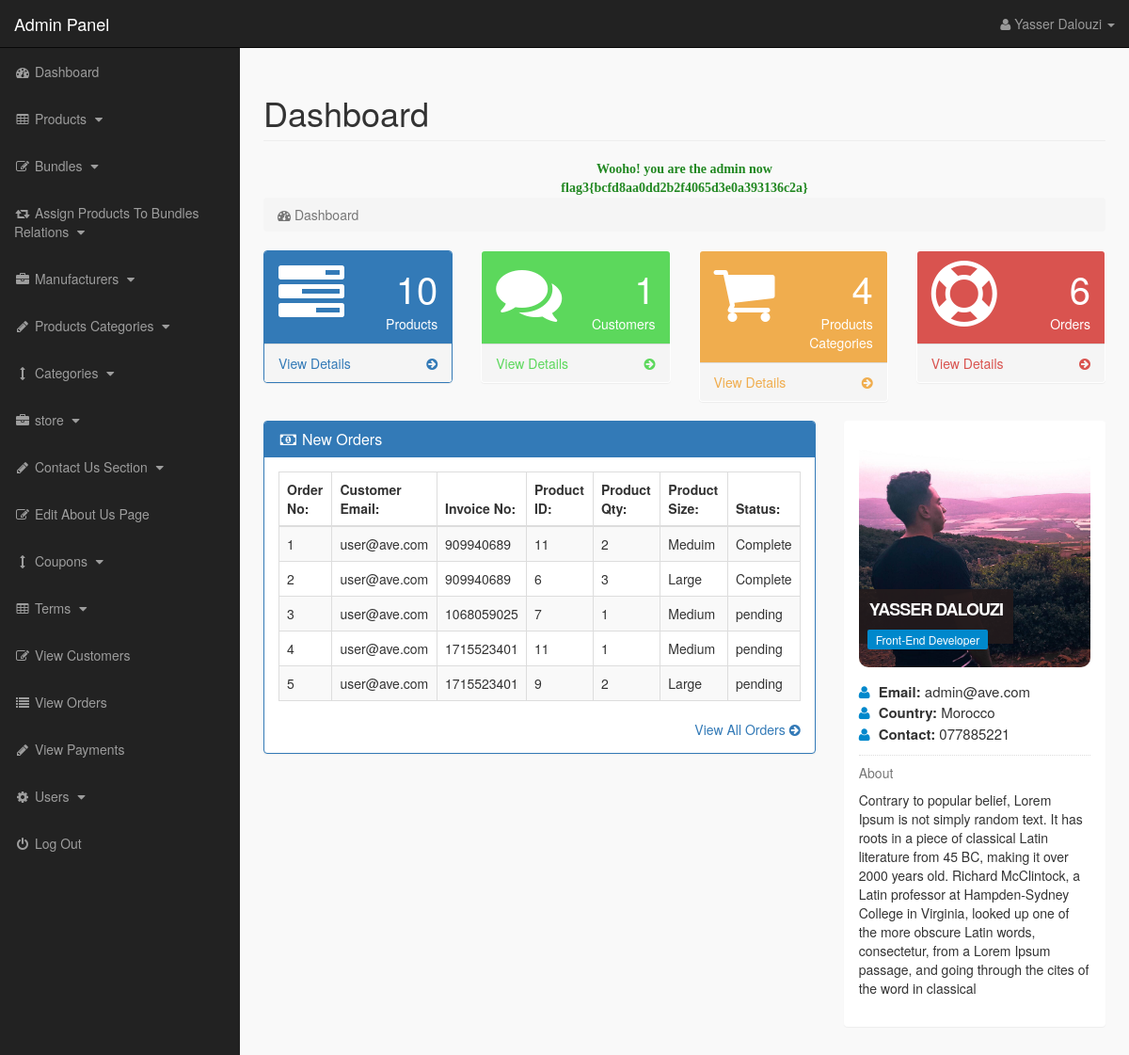
Before: /admin_area/index.php?dashboard (signed in) with the older database file.
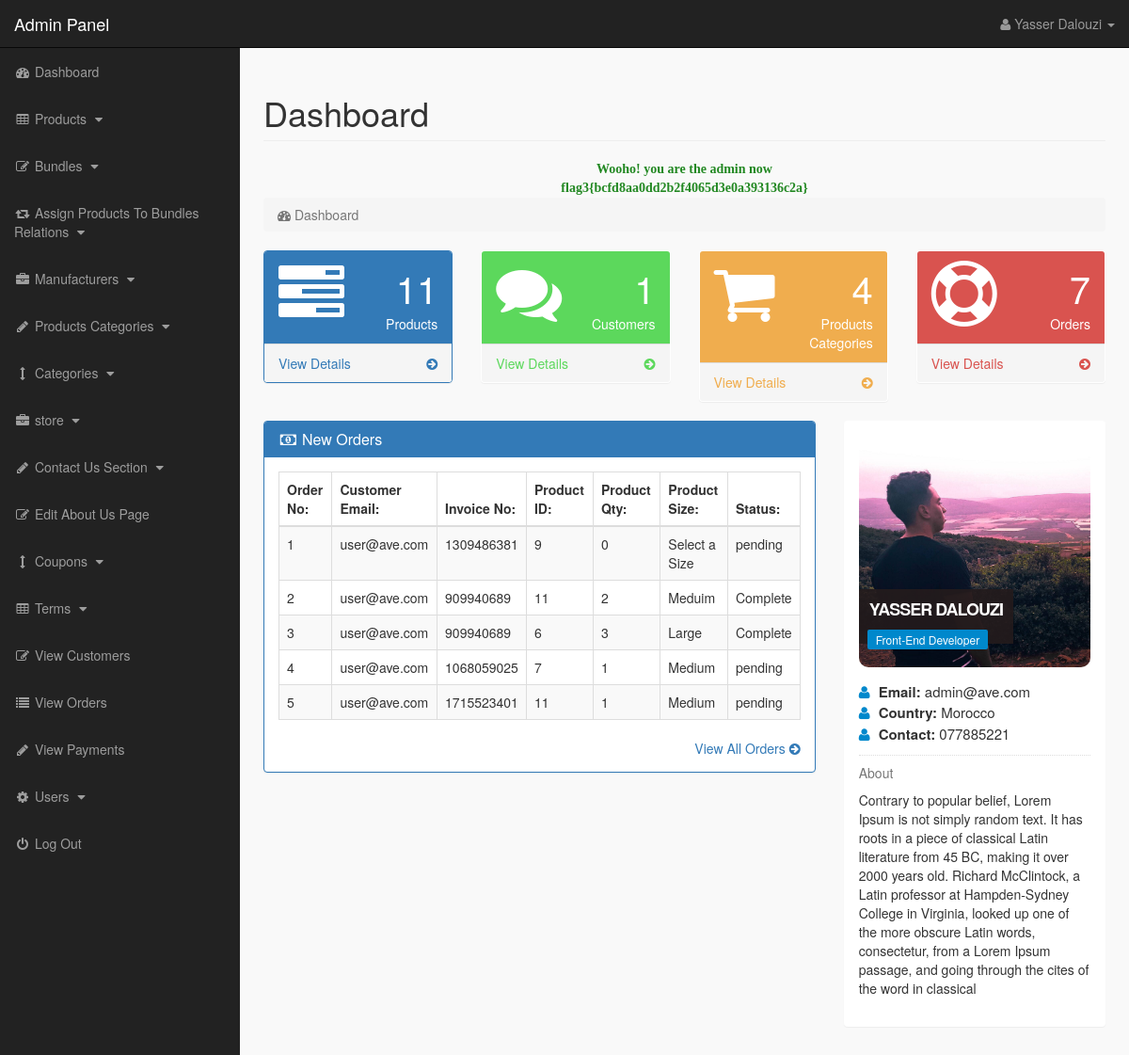
After: the same page with the newer database file.
### tables this page shows
CREATE TABLE `pending_orders` (
  `order_id` int(10) NOT NULL,
  `customer_id` int(10) NOT NULL,
  `invoice_no` int(10) NOT NULL,
  `product_id` text NOT NULL,
  `qty` int(10) NOT NULL,
  `size` text NOT NULL,
  `order_status` text NOT NULL
);

CREATE TABLE `customers` (
  `customer_id` int(10) NOT NULL,
  `customer_name` varchar(255) NOT NULL,
  `customer_email` varchar(255) NOT NULL,
  `customer_pass` varchar(255) NOT NULL,
  `customer_country` text NOT NULL,
  `customer_city` text NOT NULL,
  `customer_contact` varchar(255) NOT NULL,
  `customer_address` text NOT NULL,
  `customer_image` text NOT NULL,
  `customer_ip` varchar(255) NOT NULL,
  `customer_confirm_code` text NOT NULL
);

### admin_area/dashboard.php (the view, shortened to what this page needs)
<?php
if(!isset($_SESSION['admin_email'])){
echo "<script>window.open('login.php','_self')</script>";
}
else {
?>
<div class="row">
<div class="col-lg-12">
<h1 class="page-header">Dashboard</h1>
<?php
include('../cyber.php');
?>
<ol class="breadcrumb">
<li class="active">
<i class="fa fa-dashboard"></i> Dashboard
</li>
</ol>
</div>
</div>
<div class="row">
<div class="col-lg-3 col-md-6">
<div class="panel panel-primary">
<div class="panel-heading">
<div class="row">
<div class="col-xs-3">
<i class="fa fa-tasks fa-5x"> </i>
</div>
<div class="col-xs-9 text-right">
<div class="huge"> <?php echo $count_products; ?> </div>
<div>Products</div>
</div>
</div>
</div>
<a href="index.php?view_products">
<div class="panel-footer">
<span class="pull-left"> View Details </span>
<span class="pull-right"> <i class="fa fa-arrow-circle-right"></i> </span>
<div class="clearfix"></div>
</div>
</a>
</div>
</div>
<div class="col-lg-3 col-md-6">
<div class="panel panel-green">
<div class="panel-heading">
<div class="row">
<div class="col-xs-3">
<i class="fa fa-comments fa-5x"> </i>
</div>
<div class="col-xs-9 text-right">
<div class="huge"> <?php echo $count_customers; ?> </div>
<div>Customers</div>
</div>
</div>
</div>
<a href="index.php?view_customers">
<div class="panel-footer">
<span class="pull-left"> View Details </span>
<span class="pull-right"> <i class="fa fa-arrow-circle-right"></i> </span>
<div class="clearfix"></div>
</div>
</a>
</div>
</div>
<div class="col-lg-3 col-md-6">
<div class="panel panel-yellow">
<div class="panel-heading">
<div class="row">
<div class="col-xs-3">
<i class="fa fa-shopping-cart fa-5x"> </i>
</div>
<div class="col-xs-9 text-right">
<div class="huge"> <?php echo $count_p_categories; ?> </div>
<div>Products Categories</div>
</div>
</div>
</div>
<a href="index.php?view_p_cats">
<div class="panel-footer">
<span class="pull-left"> View Details </span>
<span class="pull-right"> <i class="fa fa-arrow-circle-right"></i> </span>
<div class="clearfix"></div>
</div>
</a>
</div>
</div>
<div class="col-lg-3 col-md-6">
<div class="panel panel-red">
<div class="panel-heading">
<div class="row">
<div class="col-xs-3">
<i class="fa fa-support fa-5x"> </i>
</div>
<div class="col-xs-9 text-right">
<div class="huge"> <?php echo $count_pending_orders; ?> </div>
<div>Orders</div>
</div>
</div>
</div>
<a href="index.php?view_orders">
<div class="panel-footer">
<span class="pull-left"> View Details </span>
<span class="pull-right"> <i class="fa fa-arrow-circle-right"></i> </span>
<div class="clearfix"></div>
</div>
</a>
</div>
</div>
</div>
<div class="row" >
<div class="col-lg-8" >
<div class="panel panel-primary" >
<div class="panel-heading" >
<h3 class="panel-title" >
<i class="fa fa-money fa-fw" ></i> New Orders
</h3>
</div>
<div class="panel-body" >
<div class="table-responsive" >
<table class="table table-bordered table-hover table-striped" >
<thead>
<tr>
<th>Order No:</th>
<th>Customer Email:</th>
<th>Invoice No:</th>
<th>Product ID:</th>
<th>Product Qty:</th>
<th>Product Size:</th>
<th>Status:</th>
</tr>
</thead>
<tbody>
<?php
$i = 0;
$get_order = "select * from pending_orders order by 1 DESC LIMIT 0,5";
$run_order = mysqli_query($con,$get_order);
while($row_order=mysqli_fetch_array($run_order)){
$c_id = $row_order['customer_id'];
$invoice_no = $row_order['invoice_no'];
$product_id = $row_order['product_id'];
$qty = $row_order['qty'];
$size = $row_order['size'];
$order_status = $row_order['order_status'];
$i++;
?>
<tr>
<td><?php echo $i; ?></td>
<td>
<?php
$get_customer = "select * from customers where customer_id='$c_id'";
$run_customer = mysqli_query($con,$get_customer);
$row_customer = mysqli_fetch_array($run_customer);
$customer_email = $row_customer['customer_email'];
echo $customer_email;
?>
</td>
<td><?php echo $invoice_no; ?></td>
<td><?php echo $product_id; ?></td>
<td><?php echo $qty; ?></td>
<td><?php echo $size; ?></td>
<td>
<?php
if($order_status=='pending'){
echo $order_status='pending';
}
else {
echo $order_status='Complete';
}
?>
</td>
</tr>
<?php } ?>
</tbody>
</table>
</div>
<div class="text-right" >
<a href="index.php?view_orders" >
View All Orders <i class="fa fa-arrow-circle-right" ></i>
</a>
</div>
</div>
</div>
</div>
<div class="col-md-4">
<div class="panel">
<div class="panel-body">
<div class="thumb-info mb-md">
<img src="admin_images/<?php echo $admin_image; ?>" class="rounded img-responsive">
<div class="thumb-info-title">
<span class="thumb-info-inner"> <?php echo $admin_name; ?> </span>
<span class="thumb-info-type"> <?php echo $admin_job; ?> </span>
</div>
</div>
<div class="mb-md">
<div class="widget-content-expanded">
<i class="fa fa-user"></i> <span>Email: </span> <?php echo $admin_email; ?>  <br>
<i class="fa fa-user"></i> <span>Country: </span> <?php echo $admin_country; ?>   <br>
<i class="fa fa-user"></i> <span>Contact: </span> <?php echo $admin_contact; ?>   <br>
</div>
<hr class="dotted short">
<h5 class="text-muted">About</h5>
<p>
<?php echo $admin_about; ?>
</p>
</div>
</div>
</div>
</div>
</div>
<?php } ?>

Changed rows visible on the page:
no longer on this page (row unchanged): pending_orders: customer.customer_email "user@ave.com", invoice_no "1715523401", product "9", qty "2", size "Large"
added pending_orders: customer.customer_email "user@ave.com", invoice_no "1309486381", product "9", qty "0", size "Select a Size"
Other visible differences:
$count_products: "10" → "11"
$count_pending_orders: "6" → "7"
